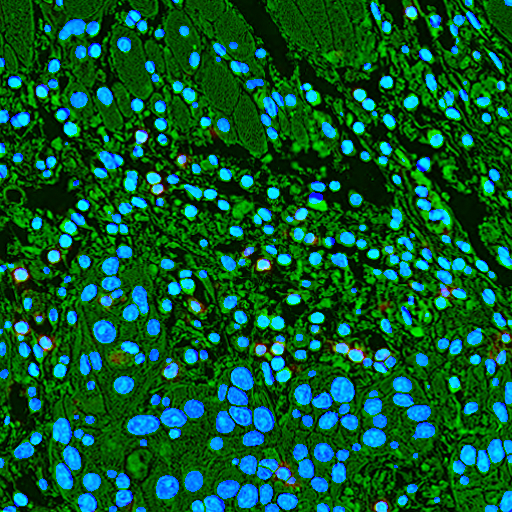
#> input picture train_images_mif/Case1_M1_0_0_combined.png, 512 x 512 px
$ jupyter execute --allow-errors behandeling.ipynb
#> lines starting #> are read from the running program, lines starting #| are printed output that depends on the picture; after the words box and inside, x2 and y2 are one past the last pixel; in counts of white or black regions, pixels touching at a corner belong together
# Verdiepende casus

### Doel + data structuur
In mijn verdiepende casus ga ik kijken of een behandeling effectief gaat zijn aan de hand van afbeelding van tumoren. <Br>
Mijn data bestaat uit ROI van 512 x 512 met een kleuring of een specifieke cel kleuring zoals CD8+ of PCK. <Br>
https://www.cancerimagingarchive.net/collection/hnscc-mif-mihc-comparison/?utm_source=chatgpt.com <br>
Dezelfde ROI heeft meerdere kleuringen, zoals een Hematoxyline kleuring CD8+ en segmentation. <Br>
Deze ga ik alle 3 overlayen om zo de AI te trainen om in het vervolg zelf de CD8 cellen eruit te halen. <br>
Ik ga vanwege de complexiteit alleen met met de CD8, hema en segmentation fotos werken. <Br>
Elke case heeft meerdere regions (T,M,S) <br>
T = tumorcore <br>
M = tumor margin <br>
S = stroma area <br>
elke region heeft daarbinnen dan weer 4 areas <br>
0_0 <br>
1_0 <br>
1_1 <br>
0_1 <br>
Ik ga alle regions en areas gebruiken van case 1 t/m 6. Dit zijn 591 fotos <br>
De Hematoxyline layer wordt gebruikt om nuclei te locaten <Br>
De CD8 layer om te zeggen welke nuclei bij CD8 hoort op basis van intensiteit van het signal <br>
De segmentation om duidelijke te maken waar de celgrenzen zijn en een outline te geven, blauw op zwart. <br>
Hierna ga ik zo alle 3 overlayen hiervoor ga ik Convolutional Neural Network (CNN) gebruiken <Br>
Hierna ga ik parameters meegeven aan wanneer een behandeling effectief is op basis van het aantal CD8 cellen gelokaliseerd <Br>
Ik ga kijken naar het aantal cellen in percentage per regio in de case, om zo te kijken of een behandeling effectief zou zijn <br>
Ik weet dat dit arbitrair is en natuurlijk niet is hoe het echt werkt. Maar dit is wel een begin <br>

# EDA

[cell 1]
import os
import cv2
import numpy as np
from sklearn.model_selection import train_test_split
import matplotlib.pyplot as plt
import matplotlib.image as mpimg

### Modules inladen

[cell 2]
DATA_FOLDER = "data_mif"
TRAIN_DATA_FOLDER = "train_data_mif"

# kijken of folder bestaat
if not os.path.exists(DATA_FOLDER):
    raise FileNotFoundError(f"Data folder not found: {DATA_FOLDER}")

# Nieuwe folder maken
if not os.path.exists(TRAIN_DATA_FOLDER):
    os.makedirs(TRAIN_DATA_FOLDER)

# de fotos die we niet willen niet meenemen
exclude_terms = ["CD3", "DAPI", "FoxP3", "PanCK"]

# bij houden wat er gecombineerd is
processed_combinations = set()

# door de files loopen
for case_file in os.listdir(DATA_FOLDER):
    # allen toevoegen als het niet excluded terms zijn
    if not any(exclude_term in case_file for exclude_term in exclude_terms):
        # split op case area en region
        parts = case_file.split("_")
        if len(parts) >= 4:
            case = parts[0]
            region = parts[1]
            area = parts[2] + "_" + parts[3].split(".")[0]  # samen voegen

            # folder maken
            subfolder_name = f"{case}_{region}_{area}"

            # skippen als die al bestaat
            if subfolder_name in processed_combinations:
                continue

            processed_combinations.add(subfolder_name)

            # folder voor uniue area maken
            subfolder_path = os.path.join(TRAIN_DATA_FOLDER, subfolder_name)
            if not os.path.exists(subfolder_path):
                os.makedirs(subfolder_path)

            # de 3 gewilde files zoeken
            for suffix in ["CD8", "hematoxylin", ""]:
                # maak de file
                expected_file = f"{case}_{region}_{area}"
                if suffix:
                    expected_file += f"_{suffix}.png"
                else:
                    expected_file += ".png"

                # move de file naar de juiste folder
                source_path = os.path.join(DATA_FOLDER, expected_file)
                if os.path.exists(source_path):
                    destination_path = os.path.join(subfolder_path, expected_file)

                    # sla de images op
                    image = cv2.imread(source_path, cv2.IMREAD_UNCHANGED)  #
                    if image is not None:
                        cv2.imwrite(destination_path, image)
                        print(f"Moved {expected_file} to {subfolder_name}")
                    else:
                        print(f"Failed to load image: {source_path}")

print(f"Organized data into {len(processed_combinations)} unique folders.")

# checken of het goed is gegaan
subfolders = os.listdir(TRAIN_DATA_FOLDER)
print(f"Subfolders in 'train_data': {subfolders}")

### Data inlezen
In de code hierboven laad ik de data in. <br>
Ik heb de CD8, hema, en segmentation fotos in een 'train_data' mapje gedaan. <Br>
Omdat de foto's "segmentation" geen suffix heeft heb ik het zo gedaan:<br>
Ik heb alle fotos die niet de naam "CD3", "DAPI", "FoxP3", "PanCK" hebben in de train_data folder gestopt <br>
Zo isoleer ik alleen de CD8, hema en seg. <br>
Verder heb ik ervoor gekozen om subfolders te maken van elke area van elke region per case.<br>
Dus maar 3 fotos per folder. Dit heb ik gedaan om straks de overlay stap van de 3 fotos makkelijker te maken. <br>

[cell 3]
# path naar folders
TRAIN_DATA_FOLDER = "train_data_mif"
TRAIN_IMAGES_FOLDER = "train_images_mif"

# nieuwe maken als die nog niet bestaat
if not os.path.exists(TRAIN_IMAGES_FOLDER):
    os.makedirs(TRAIN_IMAGES_FOLDER)
# fotos en labels
images = []
labels = []

# train data moet bestaat anders error
if not os.path.exists(TRAIN_DATA_FOLDER):
    raise FileNotFoundError(f"Train data folder not found: {TRAIN_DATA_FOLDER}")


# submaken door loopen
for root, subdirs, files in os.walk(TRAIN_DATA_FOLDER):
    print(f"Files in {root}: {files}")
    file_groups = {}

    # files groeperen bij area
    for file_name in files:
        if file_name.endswith(".png"):
            # if statements voor de 3 gewilde groepen
            if "_CD8" in file_name:
                base_name = file_name.replace("_CD8.png", "")
                file_groups.setdefault(base_name, {})["CD8"] = os.path.join(root, file_name)
            elif "_hematoxylin" in file_name:
                base_name = file_name.replace("_hematoxylin.png", "")
                file_groups.setdefault(base_name, {})["Hematoxylin"] = os.path.join(root, file_name)
            else:
                base_name = file_name.replace(".png", "")
                file_groups.setdefault(base_name, {})["Segmentation"] = os.path.join(root, file_name)

    # kleine debug
    for base_name, paths in file_groups.items():
        print(f"Grouped files for {base_name}: {paths}")

    # groep processen
    for base_name, files in file_groups.items():
        cd8_path = files.get("CD8")
        hema_path = files.get("Hematoxylin")
        segm_path = files.get("Segmentation")

        # kijken of in alle mappen er 3 zitten
        missing_files = []
        if not cd8_path:
            missing_files.append("CD8")
        if not hema_path:
            missing_files.append("Hematoxylin")
        if not segm_path:
            missing_files.append("Segmentation")
        # error message als dat niet zo is
        if missing_files:
            print(f"Skipping incomplete set: {base_name} (Missing: {', '.join(missing_files)})")
            continue

        # images laden
        cd8_image = cv2.imread(cd8_path, cv2.IMREAD_GRAYSCALE)
        hema_image = cv2.imread(hema_path, cv2.IMREAD_GRAYSCALE)
        segm_image = cv2.imread(segm_path, cv2.IMREAD_UNCHANGED)  # deze niet grayscalen omdat ie blauw is

        # kleine debug 2
        if cd8_image is None:
            print(f"Failed to load CD8 image: {cd8_path}")
        if hema_image is None:
            print(f"Failed to load Hematoxylin image: {hema_path}")
        if segm_image is None:
            print(f"Failed to load Segmentation image: {segm_path}")

        if cd8_image is None or hema_image is None or segm_image is None:
            continue

        # kijken of het formaat wel 512 bij 512 is
        if cd8_image.shape != (512, 512) or hema_image.shape != (512, 512) or segm_image.shape[:2] != (512, 512):
            print(f"Image size mismatch for: {base_name}")
            continue

        # combine de 3 images
        combined_image = np.zeros((512, 512, 3), dtype=np.uint8)
        combined_image[:, :, 0] = segm_image[:, :, 0] if segm_image.ndim == 3 else segm_image  # Blauw
        combined_image[:, :, 1] = hema_image  # Groen
        combined_image[:, :, 2] = cd8_image  # Rood

        # combined images opslaan
        combined_filename = f"{base_name}_combined.png"
        combined_image_path = os.path.join(TRAIN_IMAGES_FOLDER, combined_filename)
        cv2.imwrite(combined_image_path, combined_image)
        print(f"Saved combined image: {combined_filename}")

        # toevoegen aan lijst
        images.append(combined_image)
        labels.append(1)  # dummy label voor nu
# print alles
print(f"Loaded {len(images)} combined images.")
print(f"Files in 'train_images' folder: {os.listdir(TRAIN_IMAGES_FOLDER)}")

### Overlay van Hematoxyline, CD8 en segmentation
hierboven staat de code over hoe de 3 fotos (hema, cd8 en seg) zijn overlayed om samen 1 foto te maken. <br>
Ik heb ervoor gekozen om ze te overlayen met blauw, groen en rood. <br>
Blauw is de segmentation image <br>
Groen is de hematoxyline image <br>
Rood is de CD8 image <br>
Zo kan het model straks goed de rode puntjes in de overlay image zien en tellen.

[cell 4]
# path naar de afbeeldingen
image1_path = "train_images_mif/Case1_M1_0_0_combined.png"
image2_path = "train_images_mif/Case1_T2_0_0_combined.png"

# Laad de afbeeldingen in
image1 = mpimg.imread(image1_path)
#> image1 is the input picture: shape (512, 512, 3) float32; mean R, G, B 0.0278, 0.351, 0.18
#> (the rest of this cell did not finish here and is left out)

### Overlayed foto
Hierboven zijn 2 overlayed fotos afgebeeld.<br>
Waar ik het model op ga trainen is het tellen van de rode cellen die je in de linker afbeelding weinig kan zien <br>
Maar in de rechter afbeelding meer kan zien <br>

[cell 5]
# Functie om de cd8 cellen te tellen
def count_cd8_cells_from_overlay(overlay_image_path):
    # Laad de afbeelding in
    img = cv2.imread(overlay_image_path)

    # Split de afbeelding in de kleurkanalen blauw, groen en rood
    blue_channel, green_channel, red_channel = cv2.split(img)

    # drempel waarde zeggen, ik heb 100 voor nu
    treshold_value, red_threshold = cv2.threshold(red_channel, 100, 255, cv2.THRESH_BINARY)

    # masker maken die een paar andere voorwaarden geeft
    red_mask = (red_threshold > 100) & (green_channel < 50) & (blue_channel < 50)

    # Tel het aantal pixel die volgens de voorwaarden rood genoeg zijn en dus cd8 cel zijn
    cell_count = np.sum(red_mask)

    return cell_count

# Path naar de map met de overlay afbeeldingen
image_dir = "train_images_mif"
#> image_dir = 'train_images_mif'

# Controleer of de map bestaat
if not os.path.exists(image_dir):
    print(f"De map '{image_dir}' bestaat niet. Controleer het pad.")
else:
    print(f"Bezig met het verwerken van afbeeldingen in '{image_dir}'...")
#> (printed output is left out)

    # Lijst om resultaten op te slaan
    results = []

    # loop door alles
    for filename in os.listdir(image_dir):
        if filename.endswith("_combined.png"):  # controleer of het combined is
            file_path = os.path.join(image_dir, filename)


            # call de functie die dus telt
            cell_count = count_cd8_cells_from_overlay(file_path)
#> in count_cd8_cells_from_overlay, `blue_channel, green_channel, red_channel = cv2.split(img)`:
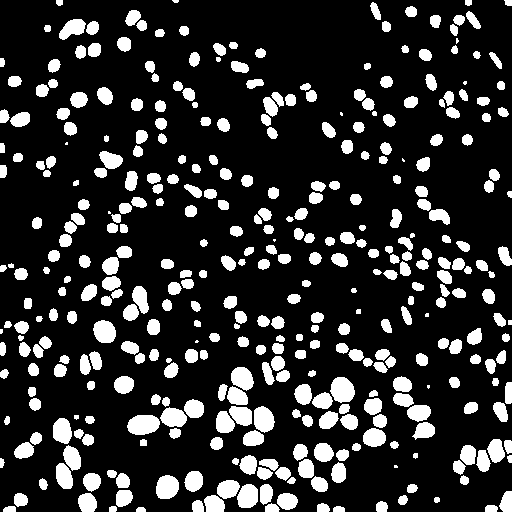
#> blue_channel: shape (512, 512); 18% white; 387 white regions (13 under 20 px), largest, box (x1, y1, x2, y2) and area: (127, 415, 160, 435) 530, (330, 377, 355, 403) 492, (156, 475, 179, 499) 449
#> in count_cd8_cells_from_overlay, `blue_channel, green_channel, red_channel = cv2.split(img)`:
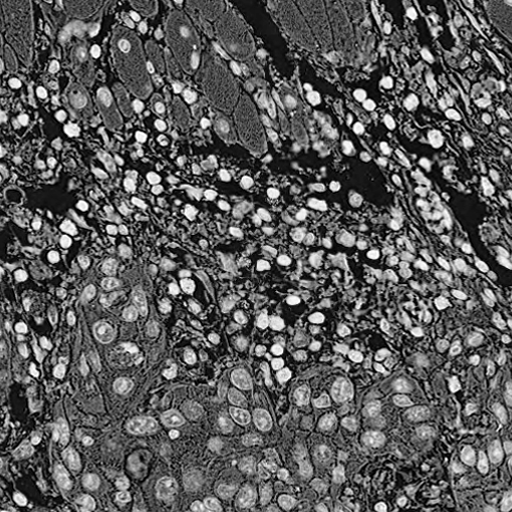
#> green_channel: shape (512, 512); min 0, max 255, mean 89.6
#> in count_cd8_cells_from_overlay, `blue_channel, green_channel, red_channel = cv2.split(img)`:
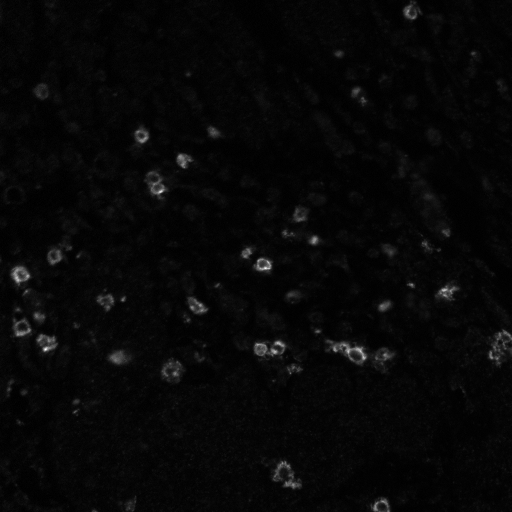
#> red_channel: shape (512, 512); min 0, max 255, mean 7.1
#> in count_cd8_cells_from_overlay, `treshold_value, red_threshold = cv2.threshold(red_channel, 100, 255, c..`:
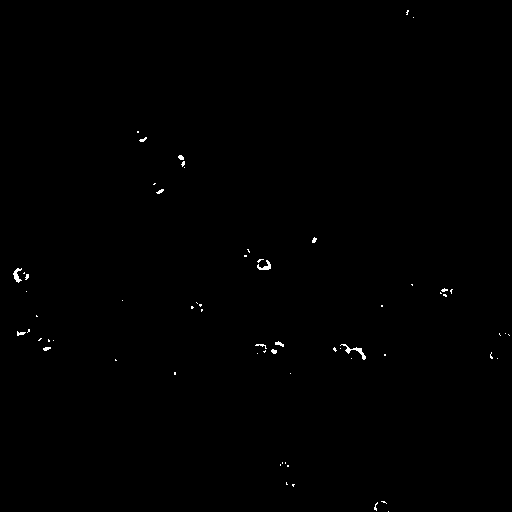
#> red_threshold: shape (512, 512); 0.27% white in thin lines or dots
#> in count_cd8_cells_from_overlay, `red_mask = (red_threshold > 100) & (green_channel < 50) & (blue_channe..`:
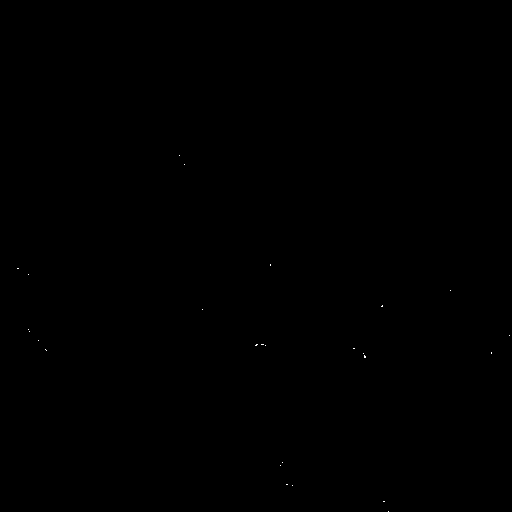
#> red_mask: shape (512, 512) bool; 0.02% white in thin lines or dots, all inside (x1, y1, x2, y2) = (17, 155, 510, 512)
#> in count_cd8_cells_from_overlay, `cell_count = np.sum(red_mask)`: cell_count = 44
#> cell_count = 44

            # Voeg resultaat toe aan de lijst
            results.append(f"Aantal CD8+ cellen in {filename}: {cell_count}")

    # Print alles
    for result in results:
        print(result)
#> this loop made 1 pass
#| Aantal CD8+ cellen in Case1_M1_0_0_combined.png: 44

### Tellen van de cellen
Hierboven heb ik een functie gemaakt die telt hoeveel rode pixels (CD8 cel) aanwezig is. Dit doe ik door een treshold/parameters te geven van wat een rode pixel is. Valt de pixel binnen de parameters dan wordt het beschouwd als een rode pixel en dus gaat de cd8 cel count omhoog. Ik heb de treshold op 100 gezet voor hoe wit een pixel minimaal moet zijn. <br>
Verder moet de pixel ook minder dan 50 groen waarde en blauw waarde hebben. <br>

[cell 6]
image_dir = "train_images_mif"

# Bestaat de map
if not os.path.exists(image_dir):
    print(f"De map '{image_dir}' bestaat niet")
else:
    print(f"Verwerken '{image_dir}'")

    # dict per case
    case_data = {}

    # loopen door combined.png
    for filename in os.listdir(image_dir):
        if filename.endswith("_combined.png"):  # Controleer of het combined is
            file_path = os.path.join(image_dir, filename)


            # cell count van de vorige code block
            cell_count = count_cd8_cells_from_overlay(file_path)

            # splitten op _ om zo de case te isoleren
            parts = filename.split("_")
            case_id = parts[0]
            region = parts[1][0]

            # data aan dict toevoegen
            if case_id not in case_data:
                case_data[case_id] = {"T": 0, "M": 0, "S": 0}
            case_data[case_id][region] += cell_count

    # Bereken van percentage per case
    print("\nPercentages CD8 cellen per regio:")
    for case_id, regions in case_data.items():
        total_cells = sum(regions.values())
        if total_cells > 0:
            percentages = {
                region: (count / total_cells) * 100 for region, count in regions.items() # som om percentage te maken
            }
        else:
            percentages = {"T": 0, "M": 0, "S": 0}

        # Print percentages per regio per case
        print(f"{case_id}: T = {percentages['T']:.2f}%, M = {percentages['M']:.2f}%, S = {percentages['S']:.2f}%")
#> this loop made 1 pass
#> (case_id, regions, total_cells, percentages) on pass 1: ('Case1', {'T': 0, 'M': 44, 'S': 0}, 44, {'T': 0, 'M': 100, 'S': 0})
#| Case1: T = 0.00%, M = 100.00%, S = 0.00%
